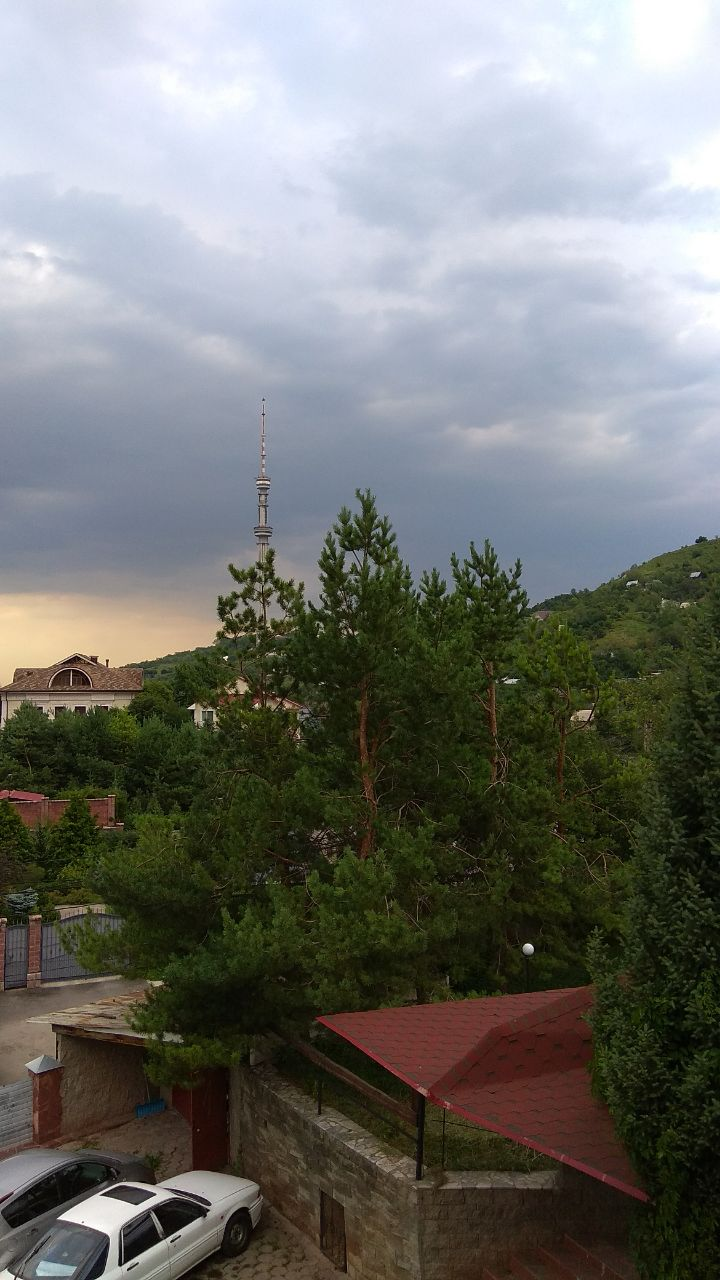
#> input picture midterm/photo_4.jpg, 720 x 1280 px
$ jupyter execute task3.ipynb   (shell and % lines are left out)   (older library calls are emulated)
#> lines starting #> are read from the running program, lines starting #| are printed output that depends on the picture
[cell 1]
import matplotlib.pyplot as plt
#import matplotlib.image as img
import numpy as np
import scipy.misc as img
from scipy import ndimage
import random

def sp_noise(image,prob):
    output = np.zeros(image.shape,np.uint8)
    thres = 1 - prob
    for i in range(image.shape[0]):
        for j in range(image.shape[1]):
            rdn = random.random()
            if rdn < prob:
                output[i][j] = 0
            elif rdn > thres:
                output[i][j] = 255
            else:
                output[i][j] = image[i][j]
    return output


image = img.imread('./photo_4.jpg' ,mode ='F')
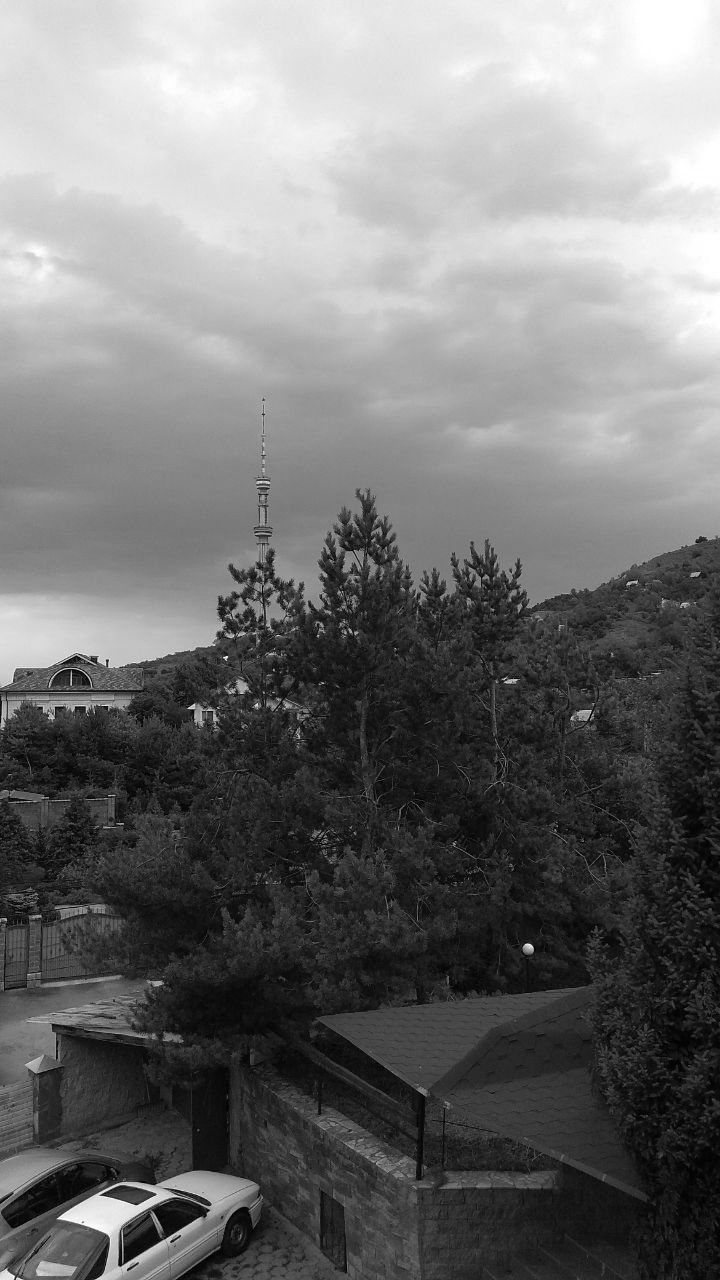
#> image: shape (1280, 720) float32; min 0, max 255, mean 114.9

image2 = sp_noise(image, 0.10)
#> after the loop in sp_noise, `for i in range(image.shape[0]):`:
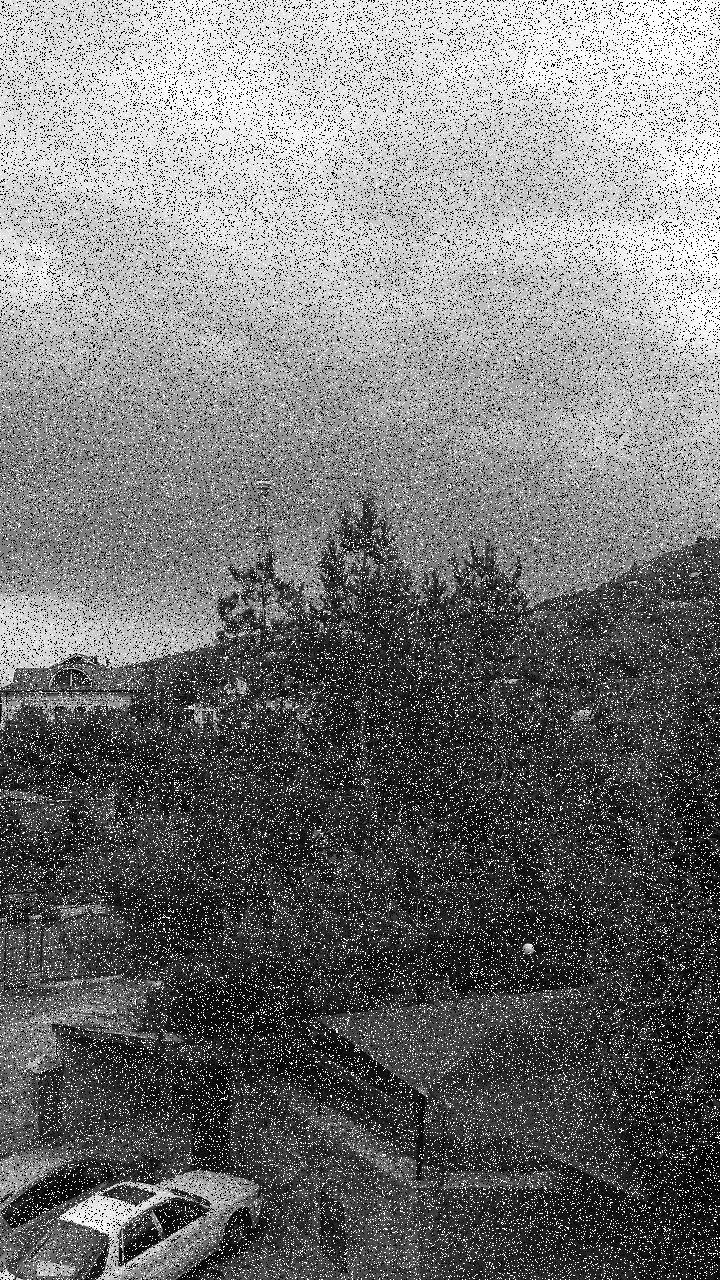
#> output: shape (1280, 720); min 0, max 255, mean 117

image3 =  ndimage.median_filter(image2, 3)

fig = plt.figure(figsize=(15,10))

plt.subplot(221)
plt.imshow(image,cmap='gray')
plt.subplot(222)
plt.imshow(image2,cmap='gray')

plt.subplot(223)
plt.imshow(image3,cmap='gray')

plt.subplot(224)
plt.imshow(image-image3,cmap='gray')

plt.show()
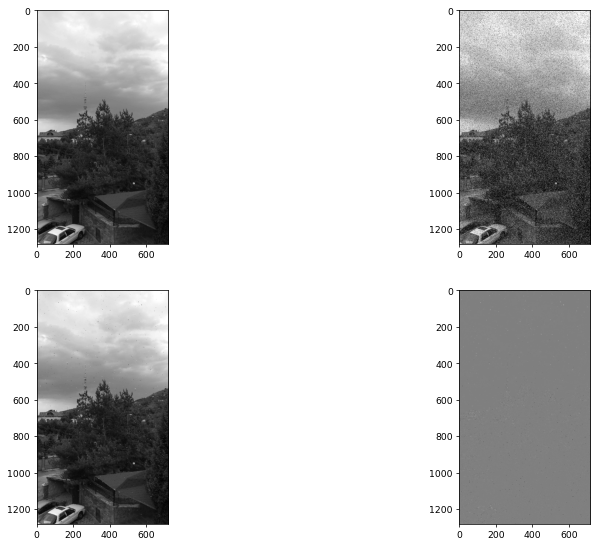
#> figure drawn by matplotlib, 4 panels

$ run again, with midterm/photo_2.jpg copied over midterm/photo_4.jpg
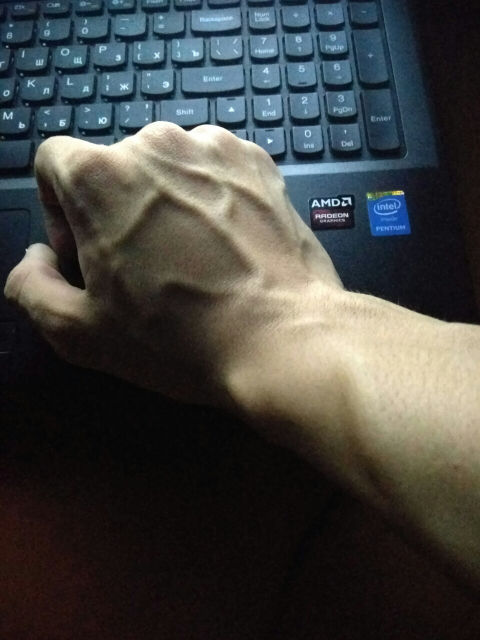
#> input picture midterm/photo_2.jpg, 960 x 1280 px (shown at 1/2 size)
#> after the loop in sp_noise, `for i in range(image.shape[0]):`:
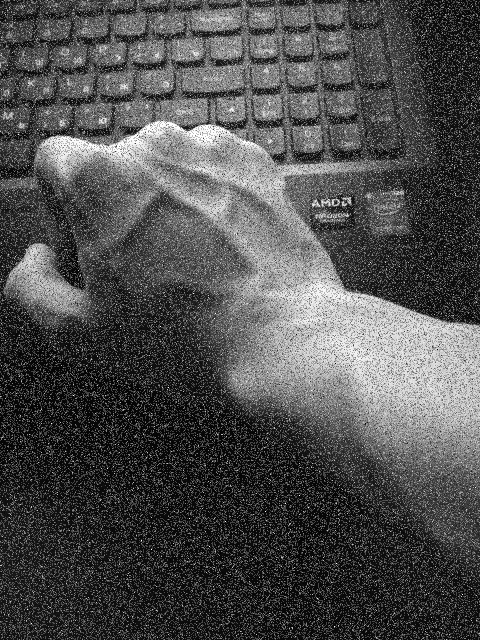
#> output: shape (1280, 960) (shown at 1/2 size); min 0, max 255, mean 78.4
#> `plt.show()`:
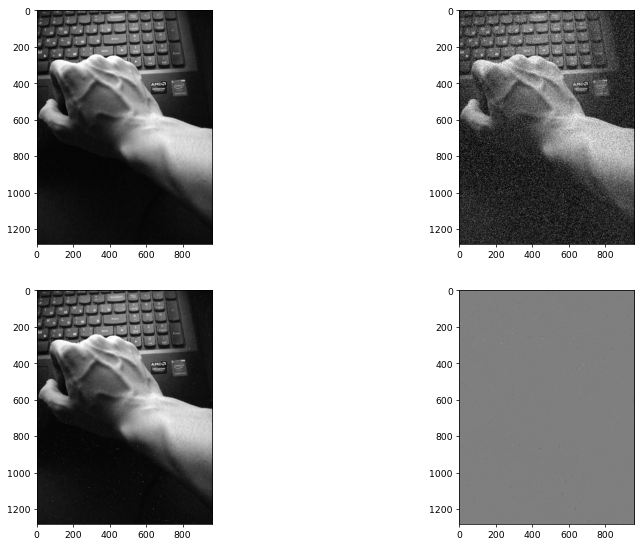
#> figure drawn by matplotlib, 4 panels

$ run again, with midterm/photo_3.jpg copied over midterm/photo_4.jpg
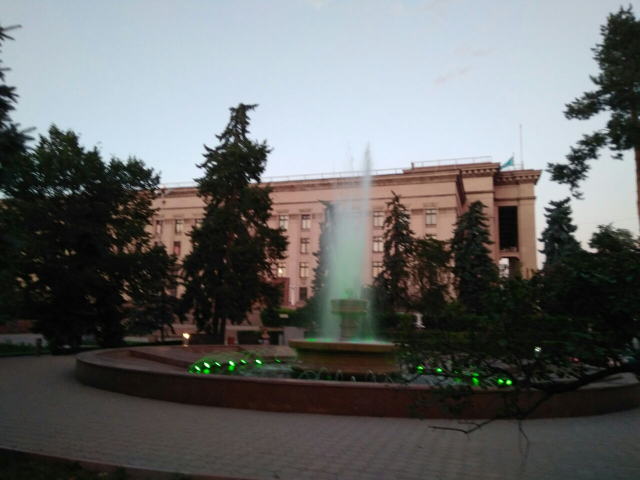
#> input picture midterm/photo_3.jpg, 1280 x 960 px (shown at 1/2 size)
#> after the loop in sp_noise, `for i in range(image.shape[0]):`:
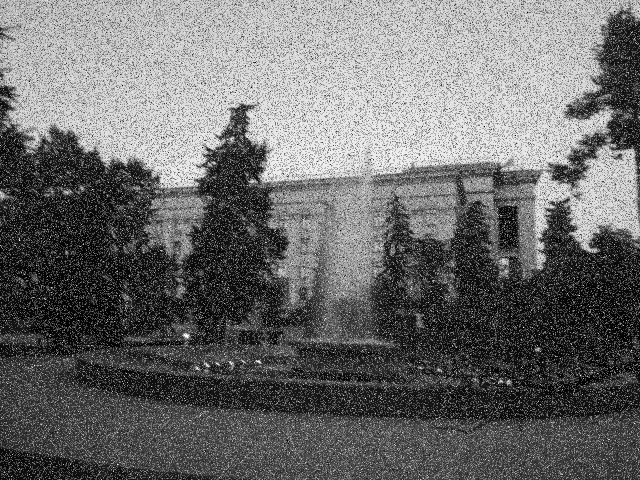
#> output: shape (960, 1280) (shown at 1/2 size); min 0, max 255, mean 108.1
#> `plt.show()`:
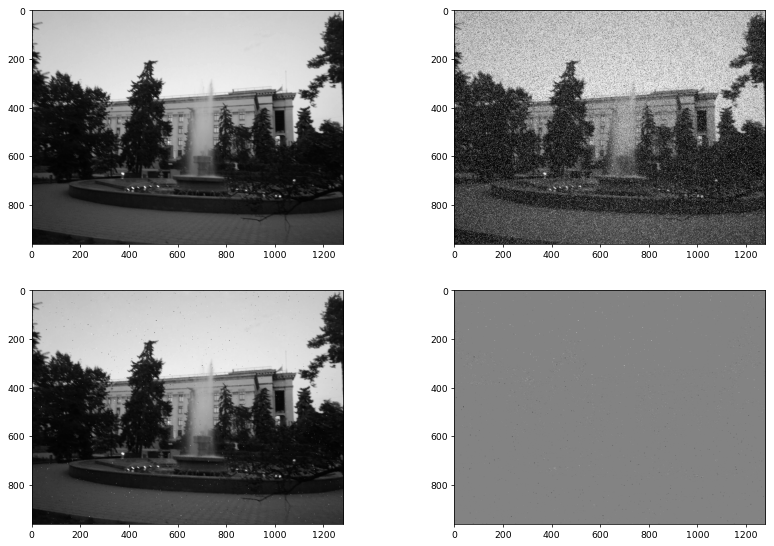
#> figure drawn by matplotlib, 4 panels
